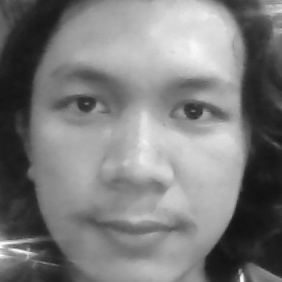
#> input picture dataset/Person-1-112.jpg, 282 x 282 px; its folder holds only this picture in this run
$ python train.py
#> lines starting #> are read from the running program, lines starting #| are printed output that depends on the picture
import cv2
import numpy as np
import os

dataset_path = "dataset/"
model_path = "face-model.yml"
cascade_path = "haarcascade_frontalface_default.xml"

face_detector = cv2.CascadeClassifier(cascade_path)
if face_detector.empty():
    print("[ERROR] Gagal memuat file Haar Cascade.")
    exit()

def get_images_and_labels(path):
    # ... (isi fungsi ini tidak berubah, sudah optimal)
#> called with path = 'dataset/'
    image_paths = [os.path.join(path, f) for f in os.listdir(path)]
    face_samples, ids, skipped_files = [], [], 0
    print("[INFO] Memindai gambar di dataset...")
    for image_path in image_paths:
        img_gray = cv2.imread(image_path, cv2.IMREAD_GRAYSCALE)
#> img_gray is the input picture: shape (282, 282); min 17, max 255, mean 123.9
        filename = os.path.basename(image_path)
        try:
            current_id = int(filename.split('-')[1])
        except (ValueError, IndexError):
            print(f"Peringatan: Melewatkan file format salah: {filename}")
            skipped_files += 1
            continue
        faces = face_detector.detectMultiScale(img_gray, scaleFactor=1.1, minNeighbors=5)
#> faces = [[23, 19, 234, 234]]
        if len(faces) != 1:
            print(f"Peringatan: Ditemukan {len(faces)} wajah di {filename}. Dilewati.")
            skipped_files += 1
            continue
        for (x, y, w, h) in faces:
            face_roi = img_gray[y:y+h, x:x+w]
            face_resized = cv2.resize(face_roi, (200, 200))
            face_equalized = cv2.equalizeHist(face_resized)
            face_samples.append(face_equalized)
            ids.append(current_id)
#> this loop made 1 pass
#> pass 1, in get_images_and_labels, `face_roi = img_gray[y:y+h, x:x+w]`:
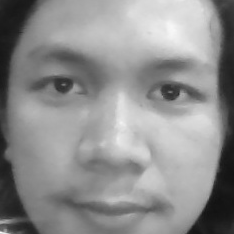
#> face_roi: shape (234, 234); min 17, max 253, mean 142.3
#> pass 1, in get_images_and_labels, `face_equalized = cv2.equalizeHist(face_resized)`:
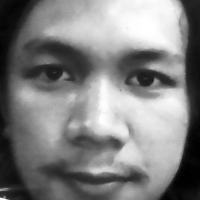
#> face_equalized: shape (200, 200); min 0, max 255, mean 128.3
#> after the loop, face_samples = 1 item; ids = [1]
    print(f"[INFO] Data disiapkan. Total file dilewati: {skipped_files}")
    return face_samples, np.array(ids)

# --- Menggunakan Parameter LBPH yang sudah dioptimalkan ---
recognizer = cv2.face.LBPHFaceRecognizer.create(radius=1, neighbors=8, grid_x=8, grid_y=8)

if not os.path.exists(dataset_path) or len(os.listdir(dataset_path)) == 0:
    print(f"[ERROR] Folder '{dataset_path}' tidak ada atau kosong.")
else:
    print("\n[INFO] Memulai training model...")
    faces, ids = get_images_and_labels(dataset_path)
#> faces = 1 item; ids = [1]
    if len(faces) > 0:
        recognizer.train(faces, ids)
        recognizer.write(model_path)
        print(f"\n[SUCCESS] Training selesai. Model disimpan sebagai '{model_path}'")
    else:
        print("[ERROR] Tidak ada data valid untuk ditraining.")
